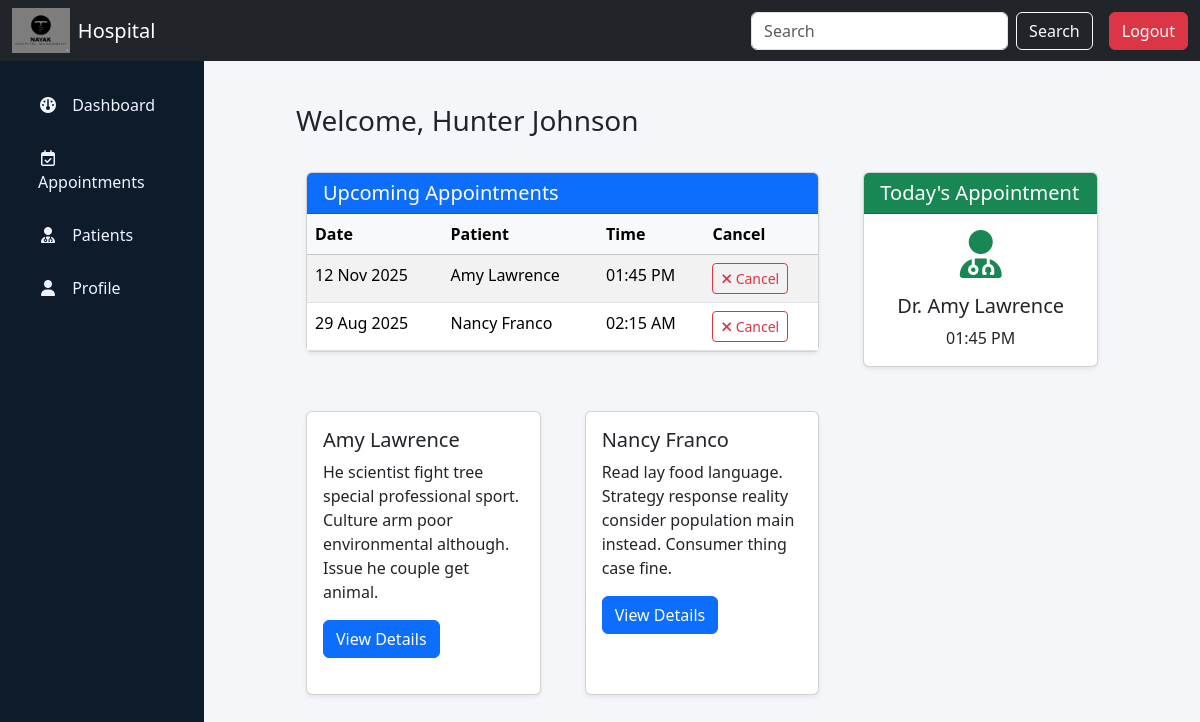
/doctor/dashboard (signed in), run on an earlier commit of the app's database.
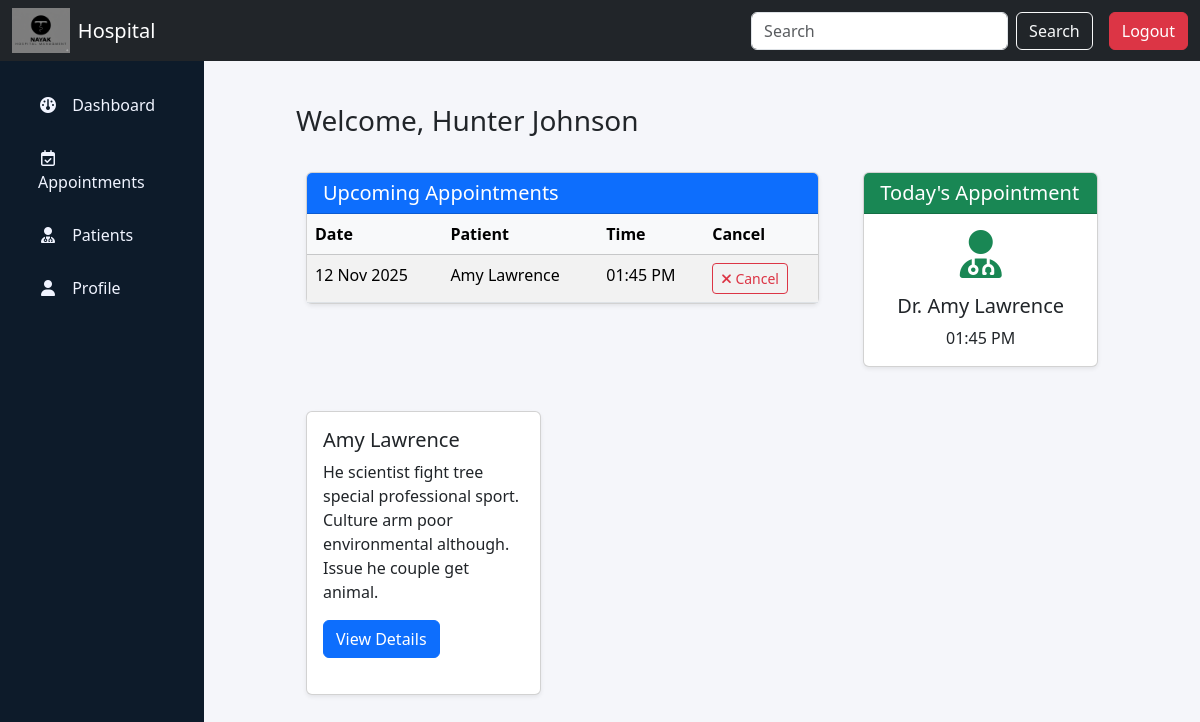
And on a later commit of the database.
### app.py (models this page shows, shortened)
class Appointments(db.Model):
    appointment_id = db.Column(db.Integer, primary_key=True)
    patient_id = db.Column(db.Integer, db.ForeignKey('patients.patient_id', ondelete='CASCADE'), nullable=False)
    doctor_id = db.Column(db.Integer, db.ForeignKey('doctors.doctor_id', ondelete='CASCADE'), nullable=False)
    appointment_datetime = db.Column(db.DateTime, nullable=False)
    status = db.Column(db.String(20), nullable=False, default="pending")
    reason_for_visit = db.Column(db.String(500))
    date_created = db.Column(db.DateTime, default=datetime.utcnow)
    treatments = db.relationship(
        "Treatments",
        backref="appointment",
        cascade="all, delete-orphan"
    )

class Users(db.Model):
    user_id = db.Column(db.Integer, primary_key=True)
    username = db.Column(db.String(100), nullable=False)
    email = db.Column(db.String(100), nullable=False, unique=True)
    password = db.Column(db.String(200), nullable=False)
    role = db.Column(db.String(100), nullable=False, default='patient')
    fname = db.Column(db.String(100))
    lname = db.Column(db.String(100))
    phone = db.Column(db.String(15))
    address = db.Column(db.String(100))
    is_active = db.Column(db.Boolean, nullable=False, default=True)
    date_created = db.Column(db.DateTime, default=datetime.utcnow)
    patient_profile = db.relationship('Patients', backref='user', lazy=True, uselist=False)
    doctor_profile = db.relationship('Doctors', backref='user', lazy=True, uselist=False)

class Patients(db.Model):
    patient_id = db.Column(db.Integer, primary_key=True)
    user_id = db.Column(db.Integer, db.ForeignKey('users.user_id'), nullable=False)
    date_of_birth = db.Column(db.Date, nullable=False)
    gender = db.Column(db.String(10), nullable=False)
    blood_group = db.Column(db.String(5), nullable=False)
    emergency_contact = db.Column(db.String(15), nullable=False)
    medical_history = db.Column(db.String(500), nullable=False)
    medical_history_entries = db.relationship('MedicalHistory', backref='patient', lazy=True)
    appointments = db.relationship(
        'Appointments',
        backref='patient',
        cascade="all, delete-orphan",
        passive_deletes=True
    )

### app.py (the view)
@app.route("/doctor/dashboard")
def doctor_dashboard():
    doctor_id = session.get('doctor_id')
    if not doctor_id:
        flash("Session expired. Please login again.", "warning")
        return redirect(url_for('login'))
    doctor = Doctors.query.get(doctor_id)
    if not doctor:
        flash("Doctor profile missing! Contact admin.", "danger")
        return redirect(url_for('login'))
    appointments = doctor.appointments
    departments = Departments.query.all()
    patients = list({appt.patient for appt in doctor.appointments})
    return render_template("doctor_dashboard.html", doctor=doctor, appointments=appointments, departments=departments, patients=patients)

### templates/doctor_dashboard.html (shortened to what this page needs)
{% extends "base_doctor.html" %}
{% block content %}
<div class="container mt-4">
    <h3 class="mb-4">Welcome, {{ doctor.user.fname }} {{ doctor.user.lname }}</h3>
    <div class="row">
        <div class="col-md-8 mb-4">
            <div class="card shadow-sm">
                <div class="card-header bg-primary text-white">
                    <h5 class="mb-0">Upcoming Appointments</h5>
                </div>
                <div class="card-body p-0">
                    {% if doctor.appointments %}
                    <div class="table-responsive">
                        <table class="table table-striped mb-0">
                            <thead class="table-light">
                                <tr>
                                    <th>Date</th>
                                    <th>Patient</th>
                                    <th>Time</th>
                                    <th>Cancel</th>
                                </tr>
                            </thead>
                            <tbody>
                                {% for appointment in doctor.appointments %}
                                <tr>
                                    <td>{{ appointment.appointment_datetime.strftime("%d %b %Y") }}</td>
                                    <td>{{ appointment.patient.user.fname }} {{ appointment.patient.user.lname }}</td>
                                    <td>{{ appointment.appointment_datetime.strftime("%I:%M %p") }}</td>
                                    <td>
                                        <a href="{{url_for('doctor_appointment')}}" class="btn btn-sm btn-outline-danger" title="Cancel Appointment">
                                            <i class="fa-solid fa-times"></i> Cancel
                                        </a>
                                    </td>
                                </tr>
                                {% endfor %}
                            </tbody>
                        </table>
                    </div>
                    {% else %}
                    <p class="p-3">No upcoming appointments.</p>
                    {% endif %}
                </div>
            </div>
        </div>
        <div class="col-md-4 mb-4">
            <div class="card shadow-sm">
                <div class="card-header bg-success text-white">
                    <h5 class="mb-0">Today's Appointment</h5>
                </div>
                <div class="card-body text-center">
                    {% if doctor.appointments %}
                        <i class="fa-solid fa-user-doctor fa-3x mb-3 text-success"></i>
                        <h5>Dr. {{ doctor.appointments[0].patient.user.fname }} {{ doctor.appointments[0].patient.user.lname }}</h5>
                        <p class="mb-0">{{ doctor.appointments[0].appointment_datetime.strftime("%I:%M %p") }}</p>
                    {% else %}
                        <p>No appointments today.</p>
                    {% endif %}
                </div>
            </div>
        </div>
    </div>
    <div class="row">
        {% for patient in patients %}
        <div class="col-md-4 mb-3">
            <div class="card h-100 shadow-sm">
                <div class="card-body">
                    <h5 class="card-title">{{ patient.user.fname }} {{ patient.user.lname }}</h5>
                    <p class="card-text">{{ patient.medical_history }}</p>
                    <a href="{{ url_for('doctor_patient') }}" class="btn btn-primary">View Details</a>
                </div>
            </div>
        </div>
        {% endfor %}
    </div>
</div>
{% endblock %}

What changed in the data, as far as the page shows it:
removed Appointments: appointment_datetime "29 Aug 2025", patient.user.fname "Nancy", patient.user.lname "Franco", appointment_datetime "02:15 AM"
removed Patients: user.fname "Nancy", user.lname "Franco", medical_history "Read lay food language. Strategy response reality consider population main instead. Consumer thing case fine."
